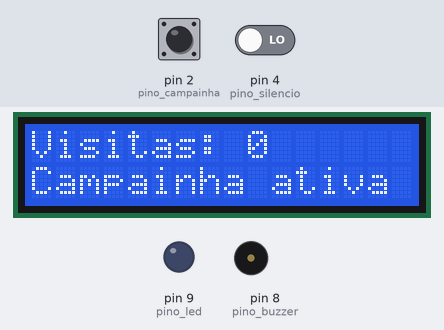
Recording of a sketch running on a simulated Arduino Uno, built with avr-gcc and run on an emulated ATmega328P. Parts: 16×2 character LCD, output pins drawn as LEDs (lit = HIGH), buzzer (waves = sounding). Dashed ring = blinking. The inputs (shaded band) are chosen by the test bench; at power-on: pin 2 (pino_campainha) HIGH, pin 4 (pino_silencio) LOW. What the sketch prints to the serial monitor is not drawn.

Above: at 1.2 s.
1.3 s: pin 2 (pino_campainha) pulled LOW for 0.15 s
At 1.89 s:
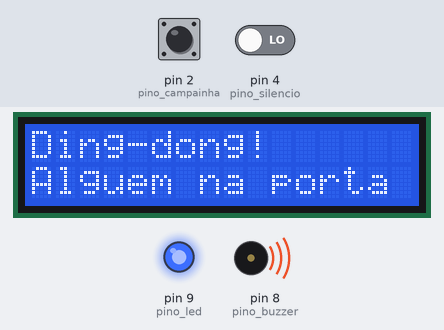
2.0 s: pin 4 (pino_silencio) driven HIGH
At 2.37 s:
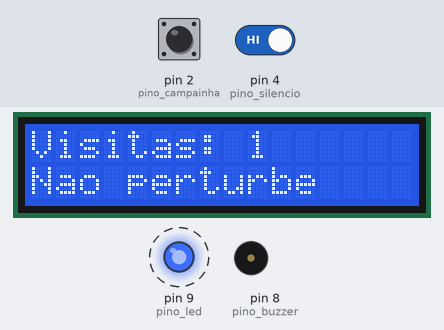
4.0 s: pin 4 (pino_silencio) driven LOW
At 4.37 s:
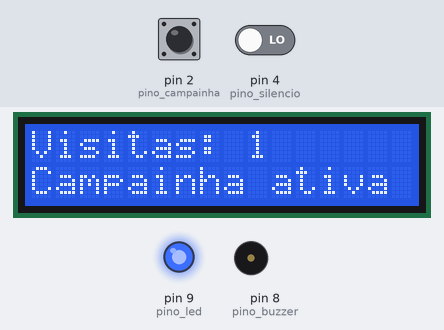
7.0 s: pin 2 (pino_campainha) pulled LOW for 1 s
At 8.37 s:
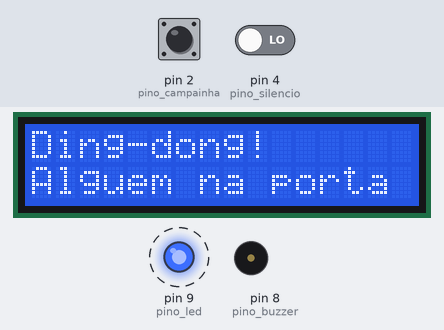
8.6 s: pin 2 (pino_campainha) driven LOW and pin 4 (pino_silencio) driven HIGH
At 9.12 s:
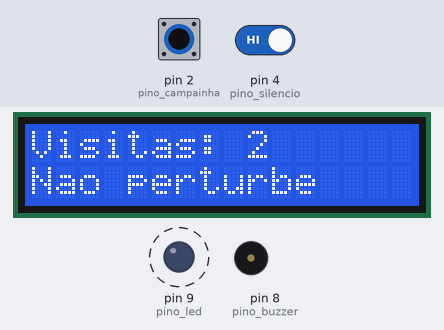
10.1 s: pin 4 (pino_silencio) driven LOW
At 10.37 s:
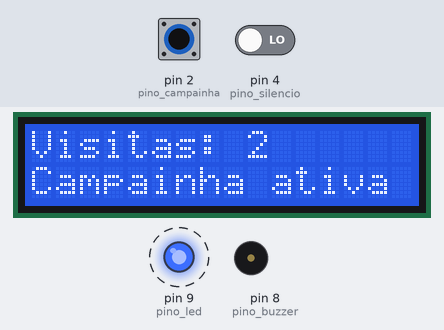
Timing chart, 0 to 12.6 s (numbered marks = the images above; inputs shaded):
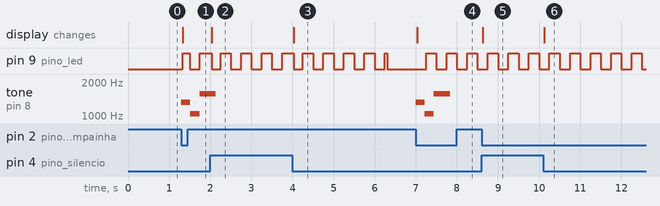

The sketch:

sketch.ino
```cpp
// ---------------------------------------------------------------------------
// Casa Inteligente | 08 | Campainha com modo "não perturbe"
//
// O que faz: ao apertar a campainha, toca uma melodia curta e registra a
// visita. Toques repetidos em menos de 4 s contam como a mesma visita (a
// pessoa insistindo). Com o modo "não perturbe" ligado, a campainha fica
// muda: só o LED pisca e a visita fica guardada como perdida. Ao desligar
// esse modo, o display mostra quantas visitas foram perdidas.
//
// Entradas : botão da campainha e chave deslizante "Não perturbe".
// Saídas   : buzzer (melodia), LED de aviso e LCD 16x2 I2C.
// ---------------------------------------------------------------------------
#include <Wire.h>
#include <LiquidCrystal_I2C.h>

const uint8_t pino_campainha = 2;   // para o GND, pull-up interno
const uint8_t pino_silencio  = 4;   // chave: HIGH = não perturbe ligado
const uint8_t pino_buzzer    = 8;
const uint8_t pino_led       = 9;

const unsigned long mesma_visita_ms = 4000;
const unsigned long led_aviso_ms    = 5000;

// melodia "ding-dong-ding" (frequência em Hz, duração em ms)
struct Nota { unsigned int hz; unsigned int ms; };
const Nota MELODIA[] = {{1319, 220}, {1047, 220}, {1568, 400}};
const uint8_t TOTAL_NOTAS = sizeof(MELODIA) / sizeof(MELODIA[0]);

LiquidCrystal_I2C lcd(0x27, 16, 2);

unsigned int visitas = 0, perdidas = 0;
unsigned long ultima_visita = 0;
bool ja_teve_visita = false;
int nota_atual = -1;                 // -1 = melodia parada
unsigned long inicio_nota = 0;
unsigned long led_ate = 0;
bool silencio_antes = false;
bool botao_antes = HIGH;
unsigned long botao_t = 0;

void escrever(const char *l1, const char *l2) {
  char b[17];
  snprintf(b, sizeof b, "%-16s", l1); lcd.setCursor(0, 0); lcd.print(b);
  snprintf(b, sizeof b, "%-16s", l2); lcd.setCursor(0, 1); lcd.print(b);
}

void painel_normal() {
  char l1[17], l2[17];
  snprintf(l1, sizeof l1, "Visitas: %u", visitas);
  snprintf(l2, sizeof l2, "%s", digitalRead(pino_silencio) ? "Nao perturbe" : "Campainha ativa");
  escrever(l1, l2);
}

// Toca a melodia sem travar o programa: uma nota por vez, pelo relógio
void atualizar_melodia() {
  if (nota_atual < 0) return;
  if (millis() - inicio_nota < MELODIA[nota_atual].ms) return;
  nota_atual++;
  if (nota_atual >= TOTAL_NOTAS) { nota_atual = -1; noTone(pino_buzzer); return; }
  inicio_nota = millis();
  tone(pino_buzzer, MELODIA[nota_atual].hz);
}

void tocar() {
  nota_atual = 0;
  inicio_nota = millis();
  tone(pino_buzzer, MELODIA[0].hz);
}

void registrar_toque(bool silencio) {
  unsigned long agora = millis();
  bool insistencia = ja_teve_visita && agora - ultima_visita < mesma_visita_ms;
  ultima_visita = agora;
  ja_teve_visita = true;
  led_ate = agora + led_aviso_ms;
  if (insistencia) {
    Serial.println("[CAMPAINHA] Toque repetido: mesma visita");
    return;                                      // não toca de novo nem conta
  }
  visitas++;
  if (silencio) {
    perdidas++;
    Serial.println("[CAMPAINHA] Visita em modo nao perturbe (so LED)");
    escrever("Visita (mudo)", "");
  } else {
    Serial.println("[CAMPAINHA] Ding-dong!");
    tocar();
    escrever("Ding-dong!", "Alguem na porta");
  }
}

void setup() {
  Serial.begin(9600);
  pinMode(pino_campainha, INPUT_PULLUP);
  pinMode(pino_silencio, INPUT);
  pinMode(pino_buzzer, OUTPUT);
  pinMode(pino_led, OUTPUT);
  lcd.init();
  lcd.backlight();
  silencio_antes = digitalRead(pino_silencio);
  painel_normal();
}

void loop() {
  unsigned long agora = millis();
  bool silencio = digitalRead(pino_silencio) == HIGH;

  bool b = digitalRead(pino_campainha);
  if (b != botao_antes && agora - botao_t > 50) {
    botao_t = agora;
    botao_antes = b;
    if (b == LOW) registrar_toque(silencio);
  }

  // Ao sair do "não perturbe", avisa as visitas perdidas
  if (silencio != silencio_antes) {
    silencio_antes = silencio;
    if (!silencio && perdidas > 0) {
      char l2[17];
      snprintf(l2, sizeof l2, "%u perdida(s)", perdidas);
      escrever("Enquanto mudo:", l2);
      Serial.print("[CAMPAINHA] Visitas perdidas: ");
      Serial.println(perdidas);
      perdidas = 0;
      led_ate = agora + led_aviso_ms;
    } else {
      painel_normal();
    }
  }

  atualizar_melodia();

  // LED pisca enquanto houver aviso pendente
  bool aviso = (long)(led_ate - agora) > 0;
  digitalWrite(pino_led, aviso && (agora / 250) % 2 ? HIGH : LOW);
  static bool aviso_antes = false;
  if (aviso_antes && !aviso) painel_normal();    // aviso terminou: volta ao painel
  aviso_antes = aviso;
}
```

Measured:
- after the input at 1.3 s, pin 9 (pino_led): LOW → HIGH at once, → LOW 0.17 s later, → HIGH 0.25 s later; tone on pin 8 (pino_buzzer): silent → 1319 Hz at once, → 1047 Hz 0.22 s later, → 1568 Hz 0.22 s later; the display: changes at once (image 1)
- after the input at 2.0 s, the display: changes at once (image 2)
- after the input at 4.0 s, the display: changes at once (image 3)
- after the input at 7.0 s, pin 9 (pino_led): alternates HIGH for 0.25 s and LOW for 0.25 s, starting after 0.25 s; tone on pin 8 (pino_buzzer): silent → 1319 Hz at once, → 1047 Hz 0.22 s later, → 1568 Hz 0.22 s later, → silent 0.40 s later; the display: changes at once (image 4)
- after the input at 8.6 s, the display: changes at once (image 5)
- after the input at 10.1 s, the display: changes at once (image 6)
